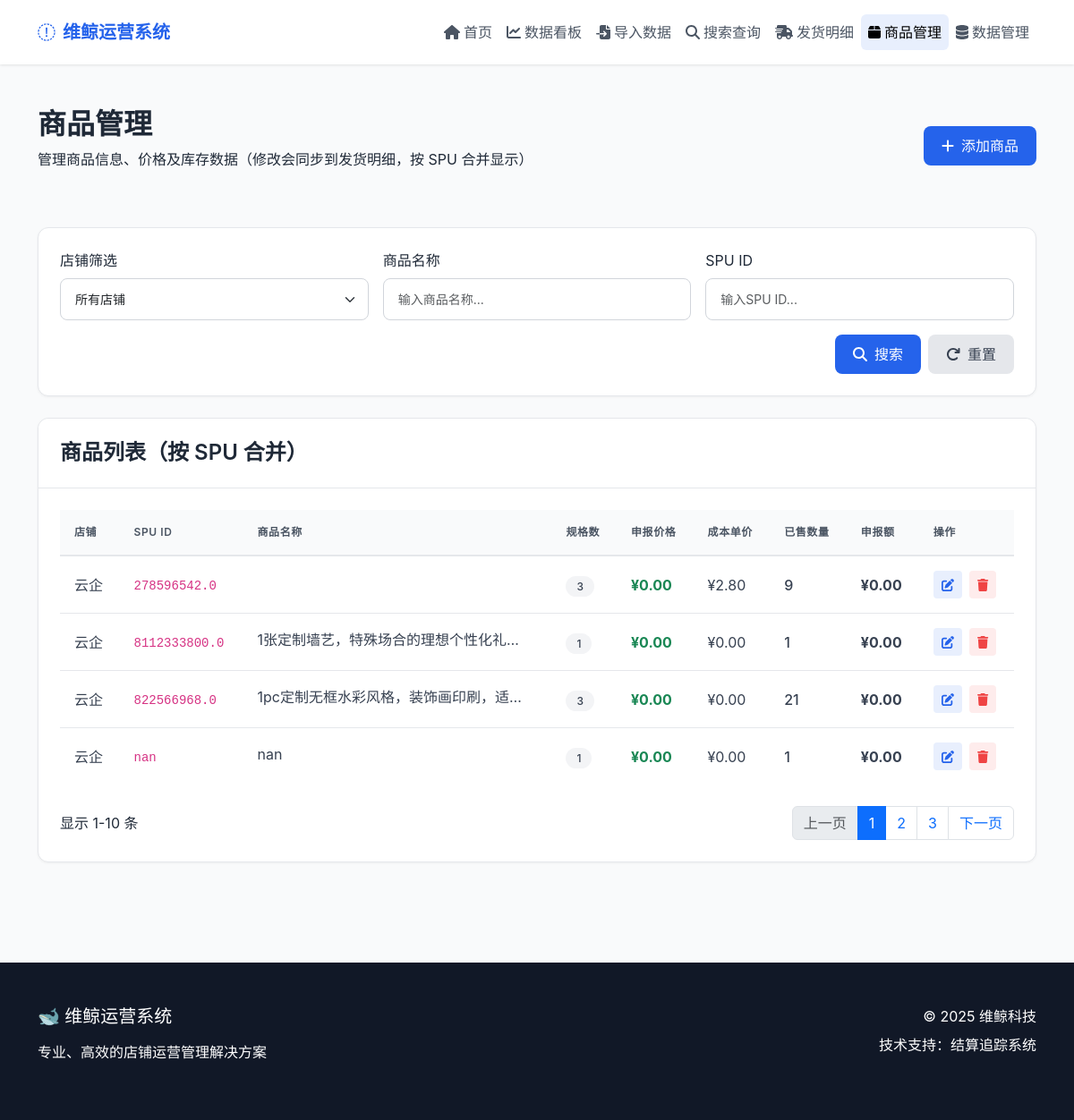
Page /products on the committed database.
### tables this page shows
CREATE TABLE product_prices (
        id INTEGER PRIMARY KEY AUTOINCREMENT,
        shop_id INTEGER,
        spu_id TEXT,           -- 商品SPU ID
        skc_id TEXT,           -- 商品SKC ID（新增）
        sku_id TEXT,           -- 商品SKU ID
        product_name TEXT,     -- 商品名称
        sku_attribute TEXT,    -- 商品属性集（规格）
        unit_price REAL DEFAULT 0,     -- 销售单价
        cost_price REAL DEFAULT 0,     -- 成本单价
        update_date TIMESTAMP DEFAULT CURRENT_TIMESTAMP,
        FOREIGN KEY (shop_id) REFERENCES shops (id),
        UNIQUE(shop_id, spu_id, sku_attribute)
    );

### web_app.py (the view)
@app.route('/products')
def products():
    shop_name = request.args.get('shop')
    spu_id = request.args.get('spu_id')
    product_name = request.args.get('product_name')
    try:
        products_df = database.get_products(
            shop_name=shop_name,
            spu_id=spu_id,
            product_name=product_name
        )
        products_data = products_df.to_dict('records') if not products_df.empty else []
    except Exception as e:
        print(f"获取商品列表出错: {e}")
        products_data = []
    return render_template('minimal_products.html',
                          shops=database.SHOP_LIST,
                          products=products_data,
                          current_shop=shop_name,
                          current_spu_id=spu_id,
                          current_product_name=product_name)

### templates/minimal_products.html (shortened to what this page needs)
{% extends "minimal_base.html" %}
{% block content %}
<div class="container py-5">
    <div class="d-flex justify-content-between align-items-center mb-5">
        <div>
            <h1 class="h2 fw-bold mb-2">商品管理</h1>
            <p class="text-gray-600">管理商品信息、价格及库存数据（修改会同步到发货明细，按 SPU 合并显示）</p>
        </div>
        <button class="btn btn-minimal btn-minimal-primary" data-bs-toggle="modal" data-bs-target="#addProductModal">
            <i class="fas fa-plus me-2"></i>添加商品
        </button>
    </div>
    <div class="minimal-card mb-4">
        <div class="minimal-card-body">
            <div class="row g-3">
                <div class="col-md-4">
                    <label class="form-label">店铺筛选</label>
                    <select class="form-select search-input" id="filterShop">
                        <option value="">所有店铺</option>
                    </select>
                </div>
                <div class="col-md-4">
                    <label class="form-label">商品名称</label>
                    <input type="text" class="form-control search-input" id="filterName" placeholder="输入商品名称...">
                </div>
                <div class="col-md-4">
                    <label class="form-label">SPU ID</label>
                    <input type="text" class="form-control search-input" id="filterSpu" placeholder="输入SPU ID...">
                </div>
            </div>
            <div class="d-flex justify-content-end mt-3">
                <button class="btn btn-minimal btn-minimal-primary me-2" onclick="applyFilters()">
                    <i class="fas fa-search me-2"></i>搜索
                </button>
                <button class="btn btn-minimal" style="background-color: var(--gray-200); color: var(--gray-700);" onclick="resetFilters()">
                    <i class="fas fa-redo me-2"></i>重置
                </button>
            </div>
        </div>
    </div>
    <div class="minimal-card">
        <div class="minimal-card-header">
            <h4 class="mb-0">商品列表（按 SPU 合并）</h4>
        </div>
        <div class="minimal-card-body">
            <div class="table-responsive">
                <table class="minimal-table" id="productsTable">
                    <thead>
                        <tr>
                            <th>店铺</th>
                            <th>SPU ID</th>
                            <th>商品名称</th>
                            <th>规格数</th>
                            <th>申报价格</th>
                            <th>成本单价</th>
                            <th>已售数量</th>
                            <th>申报额</th>
                            <th>操作</th>
                        </tr>
                    </thead>
                    <tbody>
                        {% if products %}
                            {% for p in products %}
                            <tr data-spu="{{ p.spu_id }}" data-shop="{{ p.shop_name }}">
                                <td>{{ p.shop_name }}</td>
                                <td><code>{{ p.spu_id }}</code></td>
                                <td>
                                    <div style="max-width:320px;">
                                        <span class="d-inline-block text-truncate" style="max-width:300px;" title="{{ p.product_name }}">
                                            {{ p.product_name }}
                                        </span>
                                    </div>
                                </td>
                                <td>
                                    <span class="badge-minimal" style="background-color: var(--gray-100); color: var(--gray-700);">
                                        {{ p.sku_count if p.sku_count is not none else 1 }}
                                    </span>
                                </td>
                                <td class="fw-bold text-success">¥{{ "%.2f"|format(p.unit_price if p.unit_price is not none else 0) }}</td>
                                <td class="text-gray-600">¥{{ "%.2f"|format(p.cost_price if p.cost_price is not none else 0) }}</td>
                                <td><span class="fw-medium">{{ p.total_sold if p.total_sold is not none else 0 }}</span></td>
                                <td class="fw-bold">¥{{ "%.2f"|format(p.total_sales_amount if p.total_sales_amount is not none else 0) }}</td>
                                <td>
                                    <div class="d-flex gap-2">
                                        <button class="btn btn-sm" style="background-color: rgba(37, 99, 235, 0.1); color: var(--primary-color);" onclick="openEditModal(this)">
                                            <i class="fas fa-edit"></i>
                                        </button>
                                        <button class="btn btn-sm" style="background-color: rgba(239, 68, 68, 0.1); color: var(--danger-color);" onclick="deleteProduct('{{ p.spu_id }}')">
                                            <i class="fas fa-trash"></i>
                                        </button>
                                    </div>
                                </td>
                            </tr>
                            {% endfor %}
                        {% endif %}
                    </tbody>
                </table>
            </div>
            <div class="d-flex justify-content-between align-items-center mt-4">
                <div class="text-gray-600">显示 1-10 条</div>
                <nav>
                    <ul class="pagination mb-0">
                        <li class="page-item disabled">
                            <a class="page-link" href="#" tabindex="-1">上一页</a>
                        </li>
                        <li class="page-item active"><a class="page-link" href="#">1</a></li>
                        <li class="page-item"><a class="page-link" href="#">2</a></li>
                        <li class="page-item"><a class="page-link" href="#">3</a></li>
                        <li class="page-item">
                            <a class="page-link" href="#">下一页</a>
                        </li>
                    </ul>
                </nav>
            </div>
        </div>
    </div>
</div>
{% endblock %}

### templates/minimal_base.html (style rules this page uses)
:root { --primary-color: #2563eb; --primary-light: #3b82f6; --success-color: #10b981; --warning-color: #f59e0b; --danger-color: #ef4444; --gray-50: #f9fafb; --gray-100: #f3f4f6; --gray-200: #e5e7eb; --gray-300: #d1d5db; --gray-400: #9ca3af; --gray-500: #6b7280; --gray-600: #4b5563; --gray-700: #374151; --gray-800: #1f2937; --gray-900: #111827; }
body { background-color: var(--gray-50); font-family: 'Inter', -apple-system, BlinkMacSystemFont, 'Segoe UI', Roboto, sans-serif; color: var(--gray-800); }
.minimal-card { background: white; border-radius: 12px; border: 1px solid var(--gray-200); box-shadow: 0 1px 3px rgba(0, 0, 0, 0.05); transition: box-shadow 0.2s; }
.minimal-card-header { padding: 1.5rem; border-bottom: 1px solid var(--gray-200); background-color: white; border-radius: 12px 12px 0 0; }
.minimal-card-header h4 { margin: 0; font-weight: 600; color: var(--gray-800); }
.minimal-card-body { padding: 1.5rem; }
.btn-minimal { border-radius: 8px; font-weight: 500; padding: 0.625rem 1.25rem; transition: all 0.2s; border: none; }
.btn-minimal-primary { background-color: var(--primary-color); color: white; }
.minimal-table { width: 100%; border-collapse: separate; border-spacing: 0; }
.minimal-table th { background-color: var(--gray-50); color: var(--gray-600); font-weight: 600; padding: 1rem; border-bottom: 2px solid var(--gray-200); text-transform: uppercase; font-size: 0.75rem; letter-spacing: 0.05em; }
.minimal-table td { padding: 1rem; border-bottom: 1px solid var(--gray-200); color: var(--gray-700); }
.minimal-table tr:last-child td { border-bottom: none; }
.badge-minimal { padding: 0.25rem 0.75rem; border-radius: 20px; font-size: 0.75rem; font-weight: 500; }
.search-input { border: 1px solid var(--gray-300); border-radius: 8px; padding: 0.75rem 1rem; font-size: 0.875rem; transition: all 0.2s; }

### rows in the picture
product_prices: shop_name "云企", spu_id "278596542.0", id "3", unit_price "0.00", cost_price "2.80", total_sold "9"
product_prices: shop_name "云企", spu_id "nan", product_name "nan", shop "1", unit_price "0.00", cost_price "0.00", total_sales_amount "0.00"

### other values in the picture
{{ p.shop_name }} "云企" "云企"
{{ p.spu_id }} "8112333800.0" "822566968.0"
{{ p.product_name }} "1张定制墙艺，特殊场合的理想个性化礼…" "1pc定制无框水彩风格，装饰画印刷，适…"
{{ p.sku_count if p.sku_count is not none else 1 }} "1" "3"
{{ "%.2f"|format(p.unit_price if p.unit_price is not none else 0) }} "0.00" "0.00"
{{ "%.2f"|format(p.cost_price if p.cost_price is not none else 0) }} "0.00" "0.00"
{{ p.total_sold if p.total_sold is not none else 0 }} "1" "21"
